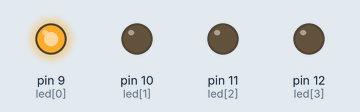
The sketch below on a simulated Arduino Uno, built with avr-gcc and run on an emulated ATmega328P. Shown: output pins drawn as LEDs (lit = HIGH).

Above: at 0.2 s.
At 1.2 s:
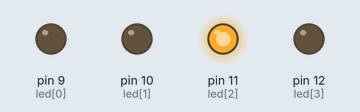
At 2.0 s:
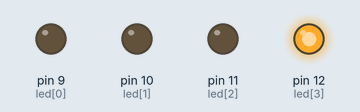
At 4.7 s:
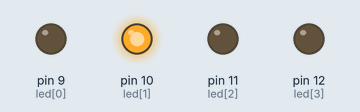
Timing chart, 0 to 5.2 s (numbered marks = the images above):
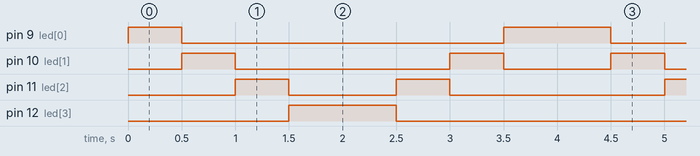

Measured:
- by itself, pin 9 (led[0]): repeats every 4.0 s: LOW 3.0 s, HIGH 1.0 s
- by itself, pin 10 (led[1]): repeats every 4.0 s: LOW 2.0 s, HIGH 0.50 s, LOW 1.0 s, HIGH 0.50 s
- by itself, pin 11 (led[2]): repeats every 4.0 s: LOW 1.0 s, HIGH 0.50 s, LOW 2.0 s, HIGH 0.50 s
- by itself, pin 12 (led[3]): alternates HIGH for 1.0 s and LOW for 3.0 s

The sketch:

A02.ino
```cpp
const int led[]={9,10,11,12};
int i;
int j=0;
int direct=0;
void setup()
{
  	for(i=0;i<4;i++)
    		pinMode(led[i],OUTPUT);
}
void loop()
{
  	for(i=0;i<4;i++)
  	{
    		digitalWrite(led[i],LOW);
  	}
  	digitalWrite(led[j],HIGH);
  	delay(500);
  	if(direct==0)	//LED 在右移狀態?
  	{
     	if(j==3) //已右移至最右方?
       		direct=1;	//改為左移。
     	else		//尚未移至最右方。
       		j=j+1; //繼續右移。
  	}
  	else
  	{
     	if(j==0) //LED 在左移狀態。
       		direct=0;	//改為右移。
     	else //尚未移至最左方。
       		j=j-1; //繼續左移。
  }
}
```
